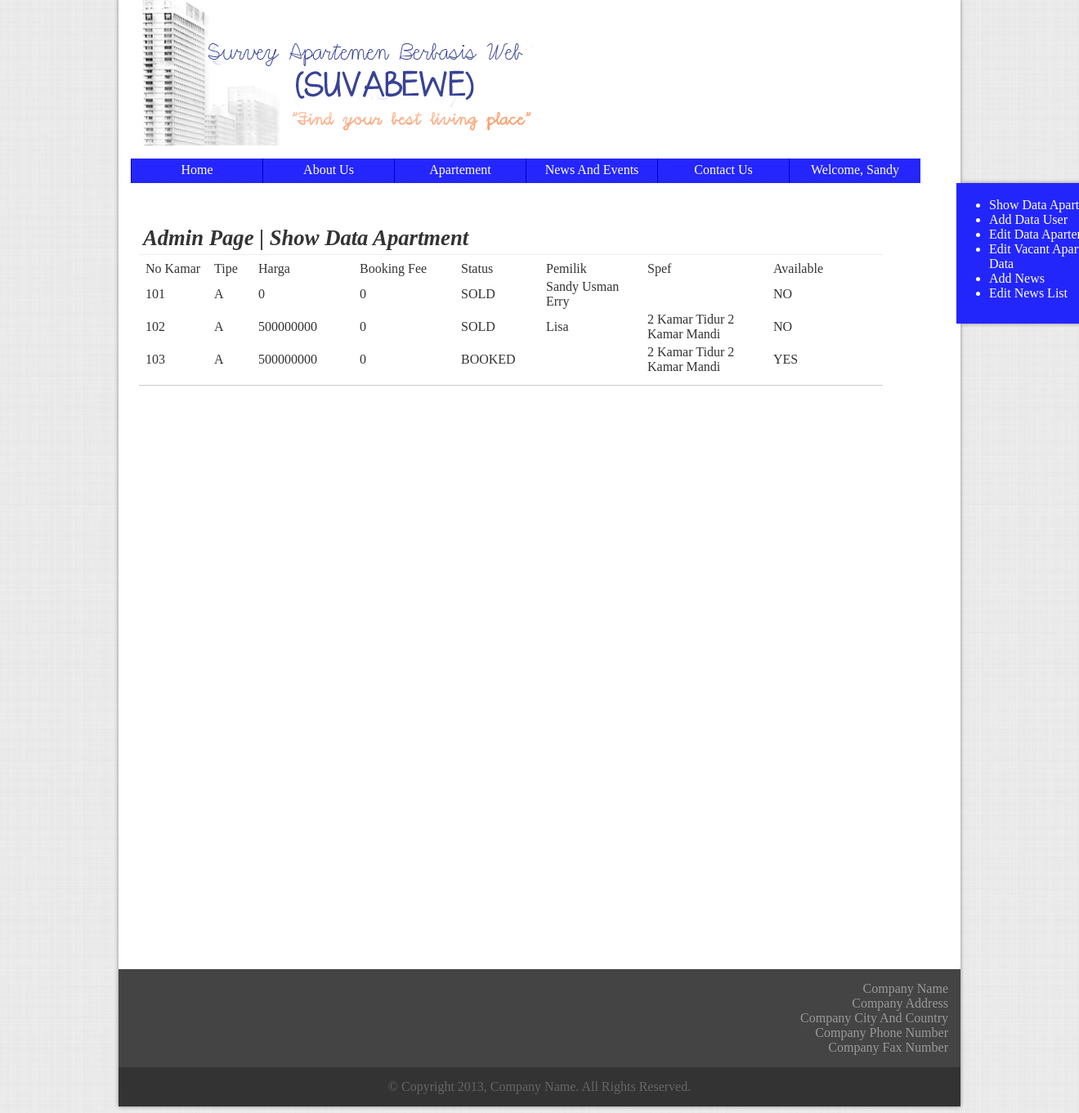
/file/admin.php (signed in), run on the app's committed database.
### tables this page shows
CREATE TABLE IF NOT EXISTS `apartemen` (
  `no_kamar` int(5) NOT NULL,
  `type_kamar` varchar(1) NOT NULL,
  `spec_kamar` text NOT NULL,
  `password` text NOT NULL,
  `nama_pemilik` text NOT NULL,
  `email` text NOT NULL,
  `available` tinyint(1) NOT NULL DEFAULT '1',
  `harga` int(20) NOT NULL,
  `booked` tinyint(1) NOT NULL DEFAULT '0',
  `booked_fee` int(20) NOT NULL,
  `booked_date` date NOT NULL,
  `tagihan_listrik` int(20) NOT NULL,
  `tagihan_air` int(20) NOT NULL,
  `gambar_tidur1` text NOT NULL,
  `gambar_tidur2` text NOT NULL,
  `gambar_tidur3` text NOT NULL,
  `gambar_makan` text NOT NULL,
  `gambar_dapur` text NOT NULL,
  `gambar_mandi` text NOT NULL,
  `gambar_tamu` text NOT NULL,
  `gambar_balkon` text NOT NULL,
  PRIMARY KEY (`no_kamar`)
);

### file/admin.php (the view, shortened to what this page needs)
<html>
	<head>
		<link rel="stylesheet" href="../css/templates.css" type="text/css" />
	</head>
	<body>
		<div class="wrapper" id="wrapper">
			<?php include_once ('header.php');?>
			<?php include_once('sidemenu.php');?>
			<div class="container confmargin" style="height:900px">
				<div class="section showapt">
					<div class="sectionheader bottomline">
						<b>Admin Page | Show Data Apartment</b>
					</div>
					<div class="sectioncontent ">
						<table>
							<form method="post">
								<tr>
									<td width="80px"> No Kamar </td>
									<td width="50px"> Tipe </td>
									<td width="120px"> Harga </td>
									<td width="120px"> Booking Fee </td>
									<td width="100px"> Status </td>
									<td width="120px"> Pemilik </td>
									<td width="150px"> Spef </td>
									<td width="100px"> Available </td>
									<td></td>
								</tr>
								<?php
									$pilihtabel=mysql_query("SELECT * FROM apartemen");
									while(($row=mysql_fetch_array($pilihtabel)))
									{
										$temp1=$row['available'];
										$temp2=$row['booked'];
										if ($row['no_kamar'] != 100)
										{
												echo
												"<tr>
												<td> " . $row['no_kamar'] . "</td>
												<td> " . $row['type_kamar'] . "</td>
												<td> " . $row['harga'] . "</td>
												<td> " . $row['booked_fee'] . "</td>
												<td>
												";
												if($temp1==0)
													echo "SOLD";
												else
													{
													if($temp2==0)
														echo "VACANT";
													else
														echo "BOOKED";
													}
												echo
												"
												</td>
												<td>" . $row['nama_pemilik'] . "</td>
												<td>" . $row['spec_kamar'] . "</td>
												<td>" ;
												if($temp1==0)
													echo "NO";
												else
													echo "YES";
												echo "</td>
											</tr>
											";
										}
								}
							?>
							</form>
						</table>
					</div>
				</div>
			</div>
		</div>
	</body>
</html>
</html>

### css/templates.css (style rules this page uses)
body { background-image:url("../img/bg-body.png"); background-repeat:repeat; color:#333333; font-family:"Cambria"; font-size:16px; }
.wrapper { width:1000px; margin:-10px auto 0px auto; padding:0px 15px 0px 15px; background-color:#FFFFFF; box-shadow: 0px 0px 5px #888888; }
.footer { width:1020; margin:0px -15px 0px -15px; padding:5px; }
.subfooter1 { width:1000; margin-left:-5px; padding:15px; background-color:#444444; color:#999999; text-align:right; }
.subfooter2 { width:1000; margin:0px 0px -5px -5px; padding:15px; background-color:#333333; color:#666666; text-align:center; }
.container { width:980px; padding:10px; }
.section { border-bottom:solid thin #CCCCCC; float:left; padding:5px; }
.sectionheader { width:100%; padding:5px; height:30px; font-family:"Bodoni MT"; font-size:20pt; font-style:italic; margin-left:-5px; margin-top:-5px; }
.sectioncontent { width:100%; padding:5px; margin-left:-5px; color:#666666; }
.bottomline { border-bottom:solid thin #EEEEEE; }
.confmargin { margin-top:-135px; }
.showapt { width:900px; }

### data on the page
apartemen: no_kamar "101", type_kamar "A", harga "0", booked_fee "0", available "SOLD", nama_pemilik "Sandy Usman Erry"
apartemen: no_kamar "102", type_kamar "A", harga "500000000", booked_fee "0", available "SOLD", nama_pemilik "Lisa", spec_kamar "2 Kamar Tidur 2 Kamar Mandi"
apartemen: no_kamar "103", type_kamar "A", harga "500000000", booked_fee "0", available "BOOKED", spec_kamar "2 Kamar Tidur 2 Kamar Mandi"

### other printed values
$nama[0] "Sandy"
